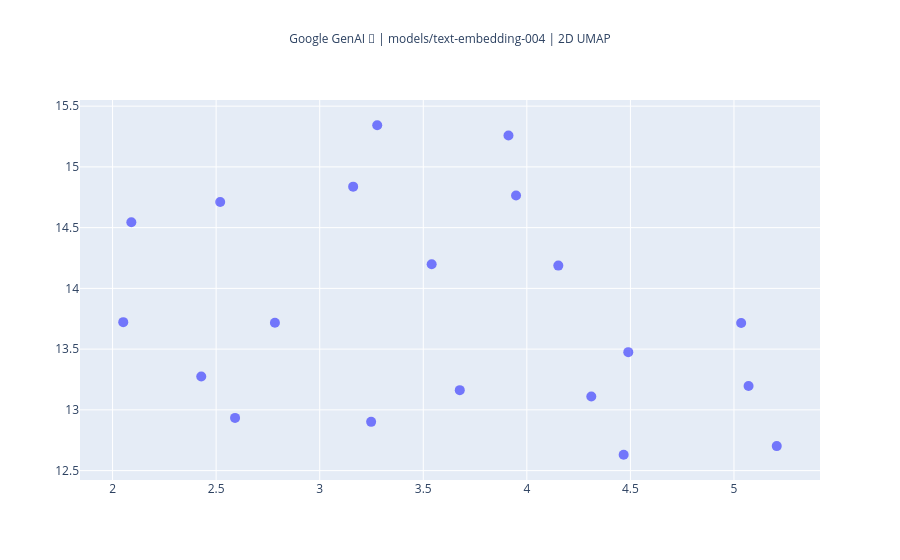

Notebook source saved alongside this figure:
### Markdown cell above
You can use the `plot` method to display the reduced embedding space.

### Code cell
rm.plot()

### Figure 1 — Plotly figure (JSON) as saved in the notebook; plotly's stock layout.template omitted (floating-point values rounded to 4 significant figures)
{"data": [{"hoverinfo": "text", "marker": {"color": "blue", "line": {"width": 0}, "opacity": 0.5, "size": 10, "symbol": "circle"}, "mode": "markers", "name": "Chunk", "text": ["Little Red Riding Hood    by Leanne Guenthe r  Once upon a time, there was a little girl who lived<br>in a village near the forest.   Whenever she went  out, the little girl wore a red riding cloak, so<br>everyone in the village called her Little Red Riding", "Hood.  One morning, Little Red Riding Hood ’s mother  asked her to take  some food to her<br>grandmother,  as she had been ill .   So they packed a nice basket for Little Red Riding Hood to<br>take to her grandmother.  When the", "basket was ready, the li ttle girl put on her red cloak and kissed her mother goodbye.    \"Remember,<br>go straight to Grandma's house,\" her mother cautioned.     \"Don't dawdle along the way and please<br>don't talk to strangers!   The woods are dangerous.\"", "\"Don't worry, mommy,\" said Little Re d Riding Hood, \"I'll be careful.\"     But when Little Red<br>Riding Hood noticed some lovely flowers in the woods, she forgot her promise to her mother.   She", "picked a few, watched the butterflies flit about for awhile, listened to the frogs croaking and then<br>pick ed a few more.  Little  Red Riding Hood was enjoying the warm summer day so much, that she<br>didn't notice a dark shadow approaching out of the", "forest behind her...   Suddenly, the wolf appeared beside her.   \"What are you doing out here,<br>little girl  and where are you going ?\" the wolf a sked in a voice as friendly as he could muster.", "\"I'm on my way to see my Grandma who lives through the forest, near the brook,\"  Little  Red Riding<br>Hood replied.   Then she realized how late she was and quickly excused herself, rushing down the<br>path to her Gr andma's house.  The wolf,", "in the meantime, took a shortcut...     The wolf, a little out of breath from running, arrived at<br>Grandma's and knocked lightly at the door.", "\"Oh thank goodness dear.   Come in. C ome in.  I was worried  that something had happened t o you in<br>the forest,\" said  Grandma thinking that the knock was her granddaughter.", "The wolf let himself in.   Poor Granny did not have time to say another word, before the wolf<br>gobbled her up!   The wolf let out a satisfied burp, and then poked through Granny' s wardrobe to<br>find a nightgown that he liked.   He added a", "frilly sleeping cap, and for good measure, dabbed some of Granny's perfume behind his pointy ears.<br>A few minutes later, Red Riding Hood knocked on the door.   The wolf jumped into bed and pulled the<br>covers over his nose.", "\"Who is it?\" he called in a cackly voice.   \"It's me, Little Red Riding Hood.\"   \"Oh how lovely!<br>Do come in, my dear,\" croaked the wolf.   When Little Red Riding Hood entered the little cottage,<br>she could scarcely recognize her Grandmothe r.", "\"Grandmother!   Your voice sounds so odd.   Is something the matter?\" she asked.   \"Oh, I just have<br>touch of a cold,\" squeaked the wolf adding a cough at the end to prove the point.", "\"But Grandmother!   What big ears you have,\" said Little Red Riding Hood as she edged closer to the<br>bed.   \"The better to hear you with, my dear,\" replied the wolf.   \"But Grandmother!   What big eyes<br>you have,\" said Little Red Riding Hood.", "\"The better to see you with, my dear,\" replied the wolf.   \"But Grandmother!   What big teeth you<br>have,\" said Little Red Riding Hood her voice quivering slightly.", "\"The better to eat you with, my dear,\" roared the wolf and he leapt out of the bed and began to<br>chase the little girl.  Almost  too late, Little Red Riding  Hood realized that the person in the<br>bed was not her Grandmother, but a hungry wolf.", "She ran across the room and through the door, shouting, \"Help!   Wolf!\" as loudly as she could.   A<br>woodsman who was chopping logs nearby heard her cry and ran towards the c ottage as fast as he<br>could.", "He grabbed the wolf and cut the poor Grandmother out.   \"Oh Grandma, I was so scared!\"   sobbed<br>Little Red Riding Hood, \"I'll never speak to strangers or dawdle in the forest again.\"", "\"There, there, child.   You have  learned an important lesson.   Thank goodness you shouted loud<br>enough for this kind  woodsman to hear you!\"", "The woodsman knocked out the wolf and carried him deep into the forest where he wouldn't  bother<br>people any longer.   Little Red Riding Hood and her Grandmother had a nice lunch and a long chat."], "type": "scatter", "x": [2.052, 2.591, 3.676, 2.428, 2.784, 4.311, 3.248, 4.468, 4.49, 3.278, 3.911, 4.152, 5.07, 3.948, 3.541, 3.162, 5.035, 2.52, 5.207, 2.091], "y": [13.72, 12.93, 13.16, 13.27, 13.72, 13.11, 12.9, 12.63, 13.47, 15.34, 15.26, 14.19, 13.2, 14.76, 14.2, 14.84, 13.72, 14.71, 12.7, 14.54]}], "layout": {"legend": {"orientation": "h", "x": 0.5, "xanchor": "center", "yanchor": "bottom"}, "title": {"text": "\n<sup>Google GenAI 🧠 | models/text-embedding-004 | 2D UMAP</sup>\n", "x": 0.5, "xanchor": "center"}}}
